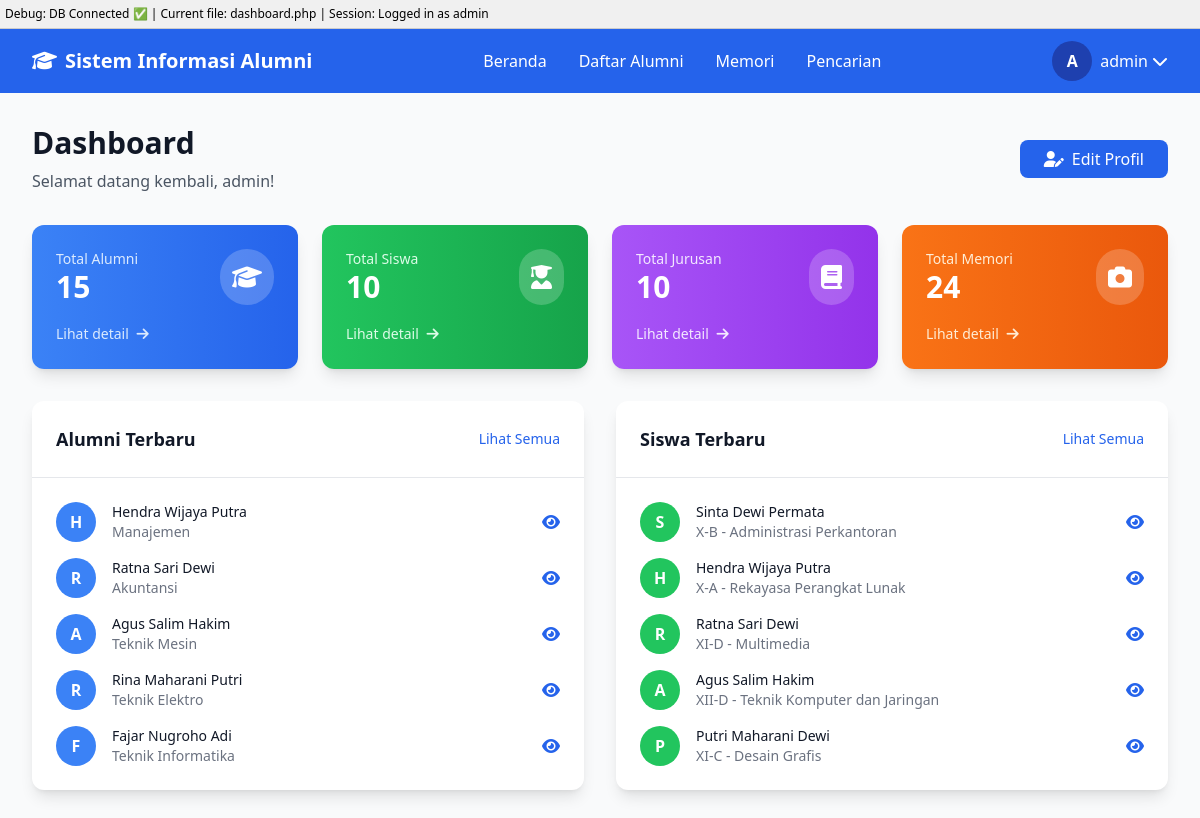
Screenshot of /dashboard.php (signed in) with the database file from the repository.
### tables this page shows
CREATE TABLE IF NOT EXISTS alumni (
  id_alumni INT(5) NOT NULL AUTO_INCREMENT,
  id_admin INT(5) NOT NULL,
  id_jurusan INT(5) NOT NULL,
  nama VARCHAR(50) NOT NULL,
  jenis_kelamin ENUM('L','P') NOT NULL,
  email VARCHAR(50) NOT NULL,
  alamat TEXT NOT NULL,
  foto VARCHAR(50) NOT NULL,
  PRIMARY KEY (id_alumni),
  KEY id_admin (id_admin),
  KEY id_jurusan (id_jurusan),
  CONSTRAINT alumni_ibfk_1 FOREIGN KEY (id_admin) REFERENCES admin (id_admin),
  CONSTRAINT alumni_ibfk_2 FOREIGN KEY (id_jurusan) REFERENCES jurusan (id_jurusan)
);

CREATE TABLE IF NOT EXISTS jurusan (
  id_jurusan INT(5) NOT NULL AUTO_INCREMENT,
  nama_jurusan VARCHAR(50) NOT NULL,
  PRIMARY KEY (id_jurusan)
);

CREATE TABLE IF NOT EXISTS siswa (
  id_siswa INT(11) NOT NULL AUTO_INCREMENT,
  id_admin INT(5) NOT NULL,
  id_jurusan INT(5) NOT NULL,
  nama VARCHAR(50) NOT NULL,
  jenis_kelamin ENUM('L','P') NOT NULL,
  email VARCHAR(50) NOT NULL,
  kelas VARCHAR(6) NOT NULL,
  alamat TEXT NOT NULL,
  foto VARCHAR(50) NOT NULL,
  PRIMARY KEY (id_siswa),
  KEY id_admin (id_admin),
  KEY id_jurusan (id_jurusan),
  CONSTRAINT siswa_ibfk_1 FOREIGN KEY (id_admin) REFERENCES admin (id_admin),
  CONSTRAINT siswa_ibfk_2 FOREIGN KEY (id_jurusan) REFERENCES jurusan (id_jurusan)
);

### dashboard.php (the view, shortened to what this page needs)
<?php
include 'includes/header.php';
$admin_id = $_SESSION['user_id'];
$query = "SELECT * FROM admin WHERE id_admin = $admin_id";
$result = mysqli_query($conn, $query);
$admin = mysqli_fetch_assoc($result);
$query = "SELECT COUNT(*) as total FROM alumni";
$result = mysqli_query($conn, $query);
$alumni_count = mysqli_fetch_assoc($result)['total'];
$query = "SELECT COUNT(*) as total FROM siswa";
$result = mysqli_query($conn, $query);
$siswa_count = mysqli_fetch_assoc($result)['total'];
$query = "SELECT COUNT(*) as total FROM jurusan";
$result = mysqli_query($conn, $query);
$jurusan_count = mysqli_fetch_assoc($result)['total'];
$query = "SELECT a.*, j.nama_jurusan FROM alumni a
          JOIN jurusan j ON a.id_jurusan = j.id_jurusan
          ORDER BY a.id_alumni DESC LIMIT 5";
$alumni_result = mysqli_query($conn, $query);
$query = "SELECT s.*, j.nama_jurusan FROM siswa s
          JOIN jurusan j ON s.id_jurusan = j.id_jurusan
          ORDER BY s.id_siswa DESC LIMIT 5";
$siswa_result = mysqli_query($conn, $query);
?>
<div class="min-h-screen bg-gray-50 py-8">
    <div class="max-w-7xl mx-auto px-4 sm:px-6 lg:px-8">
        <div class="mb-8">
            <div class="flex flex-col md:flex-row md:items-center md:justify-between">
                <div>
                    <h1 class="text-3xl font-bold text-gray-900">Dashboard</h1>
                    <p class="mt-2 text-gray-600">Selamat datang kembali, <?php echo $admin['username']; ?>!</p>
                </div>
                <div class="mt-4 md:mt-0">
                    <a href="profil.php" class="bg-blue-600 text-white px-6 py-2 rounded-lg hover:bg-blue-700 transition duration-300">
                        <i class="fas fa-user-edit mr-2"></i>Edit Profil
                    </a>
                </div>
            </div>
        </div>
        <div class="grid grid-cols-1 md:grid-cols-2 lg:grid-cols-4 gap-6 mb-8">
            <div class="bg-gradient-to-r from-blue-500 to-blue-600 rounded-xl shadow-lg p-6 text-white">
                <div class="flex items-center justify-between">
                    <div>
                        <p class="text-blue-100 text-sm font-medium">Total Alumni</p>
                        <p class="text-3xl font-bold"><?php echo $alumni_count; ?></p>
                    </div>
                    <div class="bg-white bg-opacity-20 rounded-full p-3">
                        <i class="fas fa-graduation-cap text-2xl"></i>
                    </div>
                </div>
                <div class="mt-4">
                    <a href="daftar-alumni.php" class="text-blue-100 hover:text-white text-sm">
                        Lihat detail <i class="fas fa-arrow-right ml-1"></i>
                    </a>
                </div>
            </div>
            <div class="bg-gradient-to-r from-green-500 to-green-600 rounded-xl shadow-lg p-6 text-white">
                <div class="flex items-center justify-between">
                    <div>
                        <p class="text-green-100 text-sm font-medium">Total Siswa</p>
                        <p class="text-3xl font-bold"><?php echo $siswa_count; ?></p>
                    </div>
                    <div class="bg-white bg-opacity-20 rounded-full p-3">
                        <i class="fas fa-user-graduate text-2xl"></i>
                    </div>
                </div>
                <div class="mt-4">
                    <a href="#" class="text-green-100 hover:text-white text-sm">
                        Lihat detail <i class="fas fa-arrow-right ml-1"></i>
                    </a>
                </div>
            </div>
            <div class="bg-gradient-to-r from-purple-500 to-purple-600 rounded-xl shadow-lg p-6 text-white">
                <div class="flex items-center justify-between">
                    <div>
                        <p class="text-purple-100 text-sm font-medium">Total Jurusan</p>
                        <p class="text-3xl font-bold"><?php echo $jurusan_count; ?></p>
                    </div>
                    <div class="bg-white bg-opacity-20 rounded-full p-3">
                        <i class="fas fa-book text-2xl"></i>
                    </div>
                </div>
                <div class="mt-4">
                    <a href="#" class="text-purple-100 hover:text-white text-sm">
                        Lihat detail <i class="fas fa-arrow-right ml-1"></i>
                    </a>
                </div>
            </div>
            <div class="bg-gradient-to-r from-orange-500 to-orange-600 rounded-xl shadow-lg p-6 text-white">
                <div class="flex items-center justify-between">
                    <div>
                        <p class="text-orange-100 text-sm font-medium">Total Memori</p>
                        <p class="text-3xl font-bold">24</p>
                    </div>
                    <div class="bg-white bg-opacity-20 rounded-full p-3">
                        <i class="fas fa-camera text-2xl"></i>
                    </div>
                </div>
                <div class="mt-4">
                    <a href="memori.php" class="text-orange-100 hover:text-white text-sm">
                        Lihat detail <i class="fas fa-arrow-right ml-1"></i>
                    </a>
                </div>
            </div>
        </div>
        <div class="grid grid-cols-1 lg:grid-cols-2 gap-8">
            <div class="bg-white rounded-xl shadow-lg">
                <div class="p-6 border-b border-gray-200">
                    <div class="flex items-center justify-between">
                        <h3 class="text-lg font-semibold text-gray-900">Alumni Terbaru</h3>
                        <a href="daftar-alumni.php" class="text-blue-600 hover:text-blue-800 text-sm font-medium">
                            Lihat Semua
                        </a>
                    </div>
                </div>
                <div class="p-6">
                    <div class="space-y-4">
                        <?php while($alumni = mysqli_fetch_assoc($alumni_result)): ?>
                        <div class="flex items-center space-x-4">
                            <div class="bg-blue-500 w-10 h-10 rounded-full flex items-center justify-center text-white font-semibold">
                                <?php echo strtoupper(substr($alumni['nama'], 0, 1)); ?>
                            </div>
                            <div class="flex-1">
                                <p class="text-sm font-medium text-gray-900"><?php echo $alumni['nama']; ?></p>
                                <p class="text-sm text-gray-500"><?php echo $alumni['nama_jurusan']; ?></p>
                            </div>
                            <a href="profil-alumni.php?id=<?php echo $alumni['id_alumni']; ?>"
                               class="text-blue-600 hover:text-blue-800">
                                <i class="fas fa-eye"></i>
                            </a>
                        </div>
                        <?php endwhile; ?>
                    </div>
                </div>
            </div>
            <div class="bg-white rounded-xl shadow-lg">
                <div class="p-6 border-b border-gray-200">
                    <div class="flex items-center justify-between">
                        <h3 class="text-lg font-semibold text-gray-900">Siswa Terbaru</h3>
                        <a href="#" class="text-blue-600 hover:text-blue-800 text-sm font-medium">
                            Lihat Semua
                        </a>
                    </div>
                </div>
                <div class="p-6">
                    <div class="space-y-4">
                        <?php while($siswa = mysqli_fetch_assoc($siswa_result)): ?>
                        <div class="flex items-center space-x-4">
                            <div class="bg-green-500 w-10 h-10 rounded-full flex items-center justify-center text-white font-semibold">
                                <?php echo strtoupper(substr($siswa['nama'], 0, 1)); ?>
                            </div>
                            <div class="flex-1">
                                <p class="text-sm font-medium text-gray-900"><?php echo $siswa['nama']; ?></p>
                                <p class="text-sm text-gray-500"><?php echo $siswa['kelas']; ?> - <?php echo $siswa['nama_jurusan']; ?></p>
                            </div>
                            <a href="profil-siswa.php?id=<?php echo $siswa['id_siswa']; ?>"
                               class="text-blue-600 hover:text-blue-800">
                                <i class="fas fa-eye"></i>
                            </a>
                        </div>
                        <?php endwhile; ?>
                    </div>
                </div>
            </div>
        </div>
    </div>
</div>
<?php include 'includes/footer.php'; ?>

### rows the page displays
alumni: nama "H", nama "Hendra Wijaya Putra", id_jurusan.nama_jurusan "Manajemen"
alumni: nama "R", nama "Ratna Sari Dewi", id_jurusan.nama_jurusan "Akuntansi"
alumni: nama "A", nama "Agus Salim Hakim", id_jurusan.nama_jurusan "Teknik Mesin"
alumni: nama "R", nama "Rina Maharani Putri", id_jurusan.nama_jurusan "Teknik Elektro"
alumni: nama "F", nama "Fajar Nugroho Adi", id_jurusan.nama_jurusan "Teknik Informatika"
siswa: nama "S", nama "Sinta Dewi Permata", kelas "X-B", id_jurusan.nama_jurusan "Administrasi Perkantoran"
siswa: nama "H", nama "Hendra Wijaya Putra", kelas "X-A", id_jurusan.nama_jurusan "Rekayasa Perangkat Lunak"
siswa: nama "R", nama "Ratna Sari Dewi", kelas "XI-D", id_jurusan.nama_jurusan "Multimedia"
siswa: nama "A", nama "Agus Salim Hakim", kelas "XII-D", id_jurusan.nama_jurusan "Teknik Komputer dan Jaringan"
siswa: nama "P", nama "Putri Maharani Dewi", kelas "XI-C", id_jurusan.nama_jurusan "Desain Grafis"

### other values shown
basename($_SERVER['PHP_SELF']) "dashboard.php"
$_SESSION['username'] "admin"
substr($_SESSION['username'], 0, 1) "A"
$admin['username'] "admin"
$alumni_count "15"
$siswa_count "10"
$jurusan_count "10"
